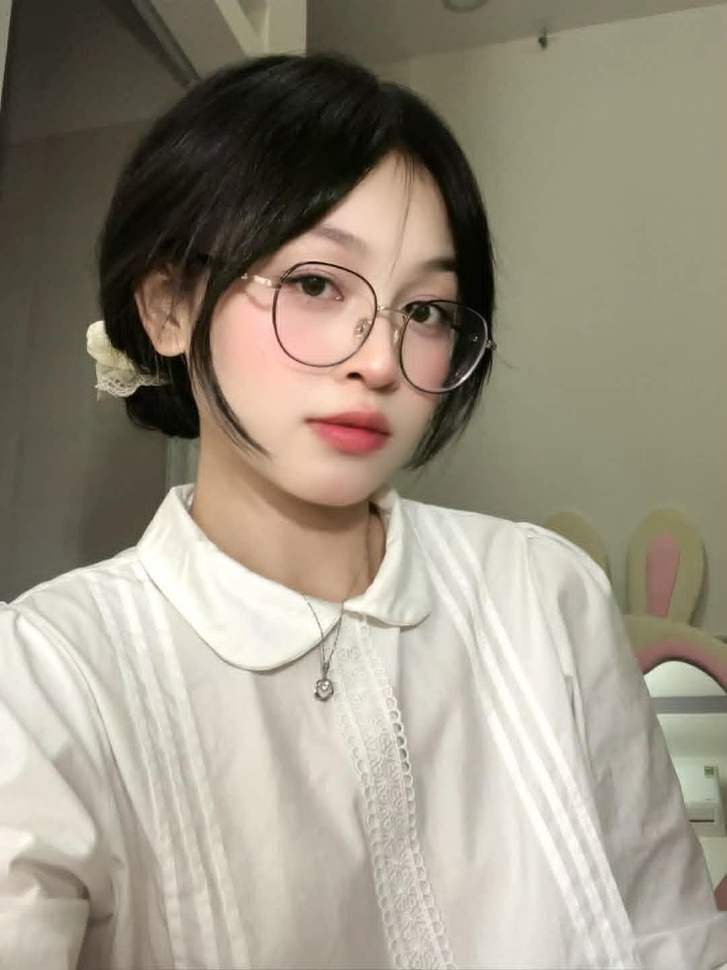
#> input picture test_vision_model/src.jpeg, 727 x 970 px, shrunk from 1080 x 1440 before the run
$ python check_photo_color.py ../test_vision_model/src.jpeg
#> lines starting #> are read from the running program, lines starting #| are printed output that depends on the picture
"""
Kiểm tra màu sắc của ảnh nhiếp ảnh (photography).

Các vấn đề được phát hiện:
  - QUA_CHOI   : Màu quá chói (saturation cao + cast ấm mạnh)
  - QUA_NHAT   : Màu quá nhạt (saturation quá thấp)
  - QUA_CU     : Màu quá cũ/faded (contrast thấp + saturation trung bình thấp)
  - QUA_NONG   : Màu quá nóng (luminance cao + cast đỏ/cam mạnh)
  - QUA_LANH   : Màu quá lạnh (R/B ratio thấp, kênh xanh lam áp đảo)
  - HARMONIOUS : Màu sắc hài hòa

Calibration từ ảnh mẫu:
  Màu sắc hài hòa : lum=144.1  sat=41.8%  rb=1.512  contrast=56.1 → HARMONIOUS
  màu quá chói    : lum=132.0  sat=65.8%  rb=2.082  contrast=63.8 → QUA_CHOI
  màu quá nhạt    : lum=129.6  sat=13.7%  rb=1.068  contrast=54.1 → QUA_NHAT
  Màu sắc quá cũ  : lum=144.4  sat=35.1%  rb=1.473  contrast=40.7 → QUA_CU
  Màu quá nóng    : lum=167.5  sat=56.4%  rb=2.028  contrast=55.0 → QUA_NONG

Thứ tự ưu tiên trong quyết định:
  1. sat < 25%                          → QUA_NHAT
  2. rb_ratio < 0.9                     → QUA_LANH
  3. contrast < 45 và sat < 45%         → QUA_CU
  4. lum > 155 và rb_ratio > 1.8        → QUA_NONG
  5. sat > 55% và rb_ratio > 1.9        → QUA_CHOI
  6. còn lại                            → HARMONIOUS
"""

from pathlib import Path

import numpy as np
from PIL import Image

# ---------------------------------------------------------------------------
# Ngưỡng (có thể override khi gọi check_photo_color)
# ---------------------------------------------------------------------------
DEFAULT_SAT_TOO_PALE      = 25.0   # %  HSV sat dưới mức này → quá nhạt
DEFAULT_SAT_TOO_VIVID     = 55.0   # %  HSV sat trên mức này (kết hợp cast) → quá chói
DEFAULT_CONTRAST_OLD      = 45.0   # std luminance dưới mức này → nguy cơ quá cũ
DEFAULT_SAT_OLD           = 45.0   # %  sat dưới mức này kết hợp contrast thấp → quá cũ
DEFAULT_LUM_WARM          = 155.0  # luminance trung bình trên mức này → nguy cơ quá nóng
DEFAULT_RB_WARM           = 1.8    # tỷ lệ R/B trên mức này → cast ấm mạnh
DEFAULT_RB_VIVID          = 1.9    # tỷ lệ R/B trên mức này kết hợp sat cao → quá chói
DEFAULT_RB_COLD           = 0.9    # tỷ lệ R/B dưới mức này → cast lạnh/xanh lam


def _compute_metrics(arr: np.ndarray) -> dict:
    """Tính các chỉ số màu sắc từ mảng numpy uint8 (H×W×3)."""
    f = arr.astype(float)
    r, g, b = f[:, :, 0], f[:, :, 1], f[:, :, 2]

    # Luminance theo Rec.601
    lum = 0.299 * r + 0.587 * g + 0.114 * b

    # HSV saturation
    cmax = np.maximum(np.maximum(r, g), b)
    cmin = np.minimum(np.minimum(r, g), b)
    delta = cmax - cmin
    sat_v = np.where(cmax > 0, delta / cmax, 0.0)

    mean_r, mean_g, mean_b = r.mean(), g.mean(), b.mean()
    mean_lum  = float(lum.mean())
    blown_pct = float((lum > 240).mean() * 100)
    sat_mean  = float(sat_v.mean() * 100)
    contrast  = float(lum.std())
    rb_ratio  = float(mean_r / (mean_b + 1e-6))

    avg_rgb   = (mean_r + mean_g + mean_b) / 3.0
    r_cast    = float(mean_r - avg_rgb)
    g_cast    = float(mean_g - avg_rgb)
    b_cast    = float(mean_b - avg_rgb)

    return {
        "mean_luminance": round(mean_lum, 1),
        "blown_pct":      round(blown_pct, 2),
        "sat_hsv_pct":    round(sat_mean, 1),
        "contrast_std":   round(contrast, 1),
        "rb_ratio":       round(rb_ratio, 3),
        "r_cast":         round(r_cast, 1),
        "g_cast":         round(g_cast, 1),
        "b_cast":         round(b_cast, 1),
        "mean_r":         round(mean_r, 1),
        "mean_g":         round(mean_g, 1),
        "mean_b":         round(mean_b, 1),
    }


def _classify(
    m: dict,
    sat_too_pale:  float,
    sat_too_vivid: float,
    contrast_old:  float,
    sat_old:       float,
    lum_warm:      float,
    rb_warm:       float,
    rb_vivid:      float,
    rb_cold:       float,
) -> tuple[str, list[str]]:
    """
    Phân loại ảnh dựa trên các chỉ số đo.
    Trả về (status, danh_sach_ly_do).
    """
    reasons: list[str] = []
    sat  = m["sat_hsv_pct"]
    lum  = m["mean_luminance"]
    ctr  = m["contrast_std"]
    rb   = m["rb_ratio"]

    # 1. Quá nhạt
    if sat < sat_too_pale:
        reasons.append(f"saturation={sat:.1f}% < {sat_too_pale}% (quá nhạt/desaturated)")
        return "QUA_NHAT", reasons

    # 2. Quá lạnh (blue/cyan cast)
    if rb < rb_cold:
        reasons.append(f"R/B ratio={rb:.3f} < {rb_cold} (cast xanh lam/lạnh mạnh)")
        return "QUA_LANH", reasons

    # 3. Quá cũ / faded
    if ctr < contrast_old and sat < sat_old:
        reasons.append(f"contrast_std={ctr:.1f} < {contrast_old} (độ tương phản thấp)")
        reasons.append(f"saturation={sat:.1f}% < {sat_old}% (màu phai)")
        return "QUA_CU", reasons

    # 4. Quá nóng (warm cast + sáng)
    if lum > lum_warm and rb > rb_warm:
        reasons.append(f"luminance={lum:.1f} > {lum_warm} (ảnh sáng)")
        reasons.append(f"R/B ratio={rb:.3f} > {rb_warm} (cast đỏ/cam mạnh)")
        return "QUA_NONG", reasons

    # 5. Quá chói (saturation cao + warm cast)
    if sat > sat_too_vivid and rb > rb_vivid:
        reasons.append(f"saturation={sat:.1f}% > {sat_too_vivid}% (màu rực/chói)")
        reasons.append(f"R/B ratio={rb:.3f} > {rb_vivid} (cast ấm mạnh)")
        return "QUA_CHOI", reasons

    # 6. Hài hòa
    reasons.append("Các chỉ số luminance, saturation, contrast và color cast đều cân bằng")
    return "HARMONIOUS", reasons


def check_photo_color(
    image_path: str | Path,
    sat_too_pale:  float = DEFAULT_SAT_TOO_PALE,
    sat_too_vivid: float = DEFAULT_SAT_TOO_VIVID,
    contrast_old:  float = DEFAULT_CONTRAST_OLD,
    sat_old:       float = DEFAULT_SAT_OLD,
    lum_warm:      float = DEFAULT_LUM_WARM,
    rb_warm:       float = DEFAULT_RB_WARM,
    rb_vivid:      float = DEFAULT_RB_VIVID,
    rb_cold:       float = DEFAULT_RB_COLD,
) -> dict:
    """
    Kiểm tra màu sắc ảnh nhiếp ảnh.

    Args:
        image_path    : Đường dẫn tới file ảnh.
        sat_too_pale  : Ngưỡng saturation để coi là quá nhạt (%). Mặc định 25.
        sat_too_vivid : Ngưỡng saturation để coi là quá chói (%). Mặc định 55.
        contrast_old  : Ngưỡng contrast (std luminance) để coi là quá cũ. Mặc định 45.
        sat_old       : Ngưỡng saturation kết hợp để coi là quá cũ (%). Mặc định 45.
        lum_warm      : Ngưỡng luminance trung bình để coi là quá nóng. Mặc định 155.
        rb_warm       : Ngưỡng R/B ratio để coi là cast ấm. Mặc định 1.8.
        rb_vivid      : Ngưỡng R/B ratio để coi là quá chói. Mặc định 1.9.
        rb_cold       : Ngưỡng R/B ratio để coi là cast lạnh (xanh lam). Mặc định 0.9.

    Returns:
        dict gồm:
            - status  (str)  : "HARMONIOUS" | "QUA_CHOI" | "QUA_NHAT" | "QUA_CU" | "QUA_NONG" | "QUA_LANH"
            - is_ok   (bool) : True nếu status == "HARMONIOUS"
            - reasons (list) : Danh sách lý do phân loại
            - metrics (dict) : Các chỉ số đo lường chi tiết
    """
#> called with image_path = '../test_vision_model/src.jpeg', sat_too_pale = 25, sat_too_vivid = 55, contrast_old = 45, sat_old = 45, lum_warm = 155, rb_warm = 1.8, rb_vivid = 1.9
    img = Image.open(image_path).convert("RGB")
#> img is the input picture: PIL image 727x970 RGB; mean R, G, B 153.8, 146.1, 130.4
    arr = np.array(img)
    metrics = _compute_metrics(arr)
#> in _compute_metrics, `r, g, b = f[:, :, 0], f[:, :, 1], f[:, :, 2]`:
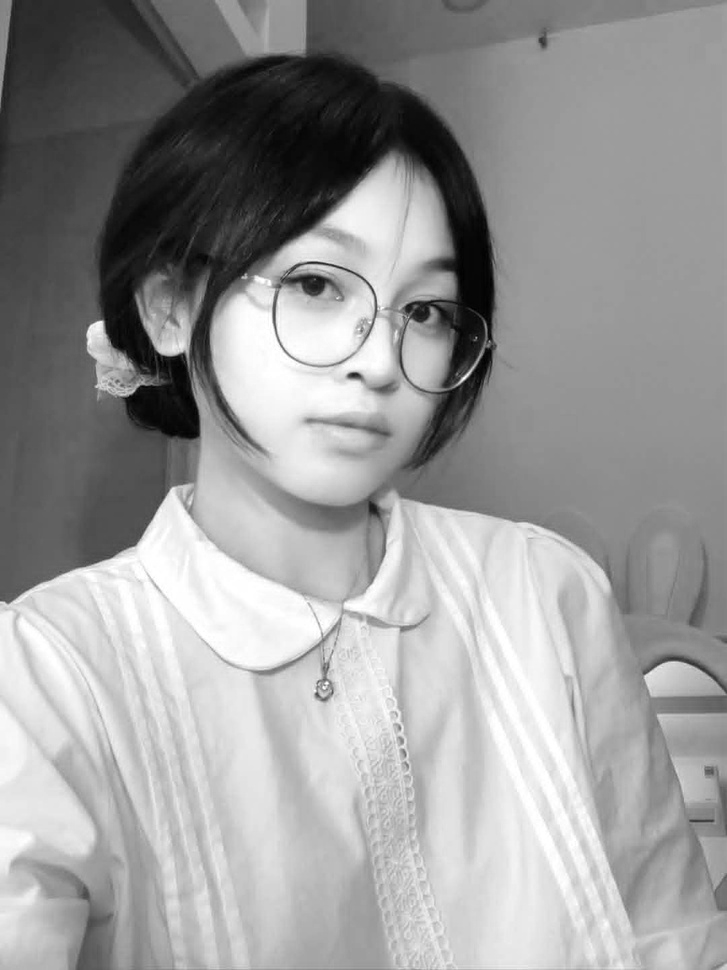
#> r: shape (970, 727) float64; min 0, max 255, mean 153.8
#> in _compute_metrics, `r, g, b = f[:, :, 0], f[:, :, 1], f[:, :, 2]`:
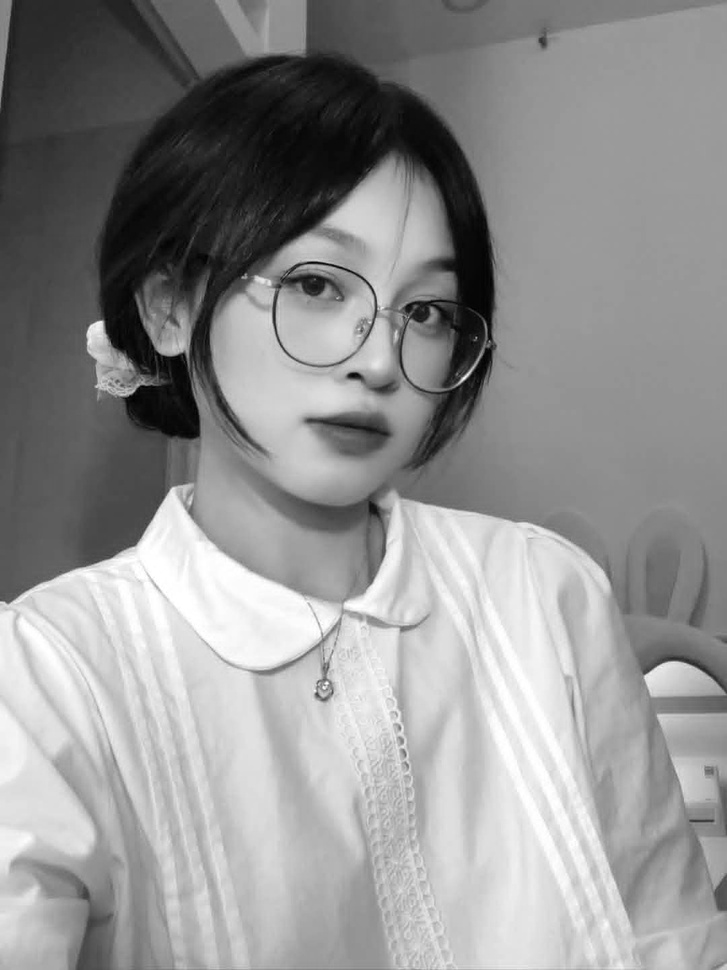
#> g: shape (970, 727) float64; min 0, max 255, mean 146.1
#> in _compute_metrics, `r, g, b = f[:, :, 0], f[:, :, 1], f[:, :, 2]`:
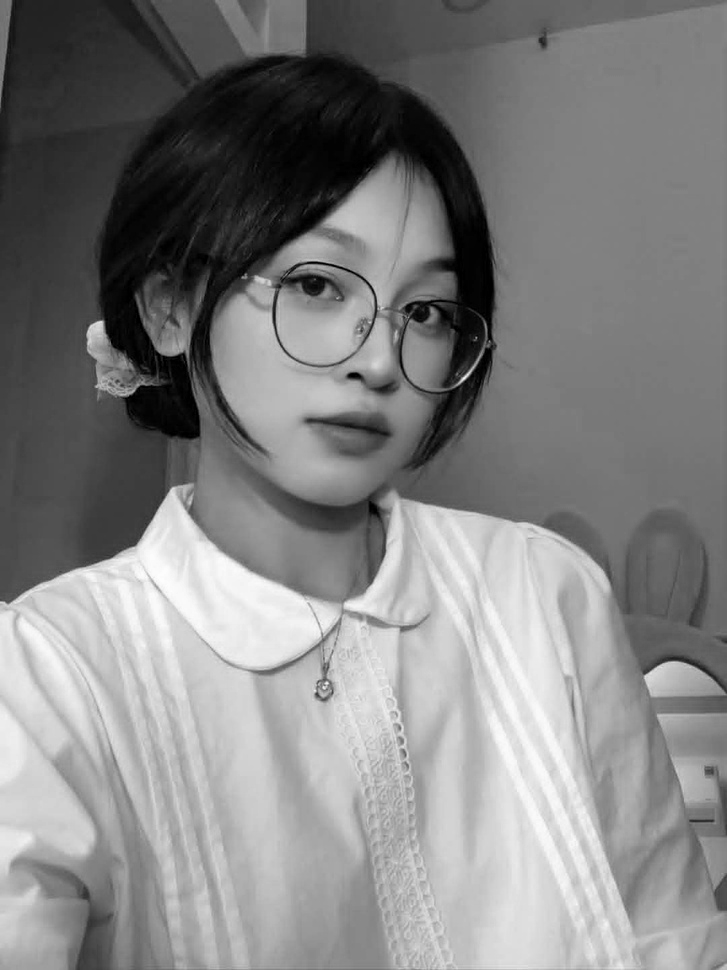
#> b: shape (970, 727) float64; min 0, max 253, mean 130.4
#> in _compute_metrics, `delta = cmax - cmin`:
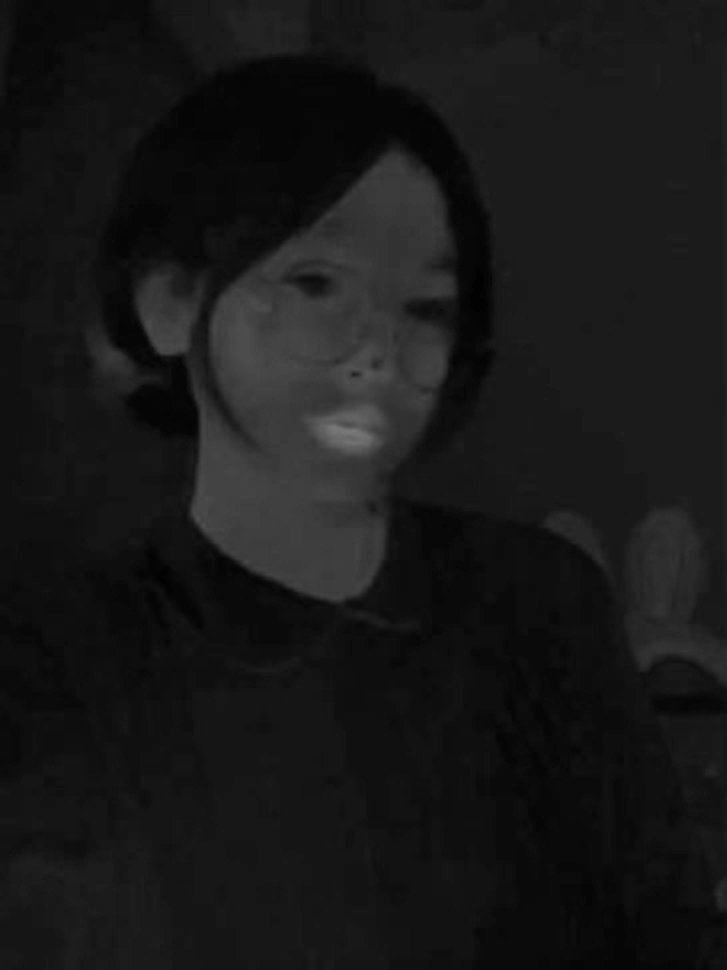
#> delta: shape (970, 727) float64; min 0, max 122, mean 23.6
#> in _compute_metrics, `sat_v = np.where(cmax > 0, delta / cmax, 0.0)`:
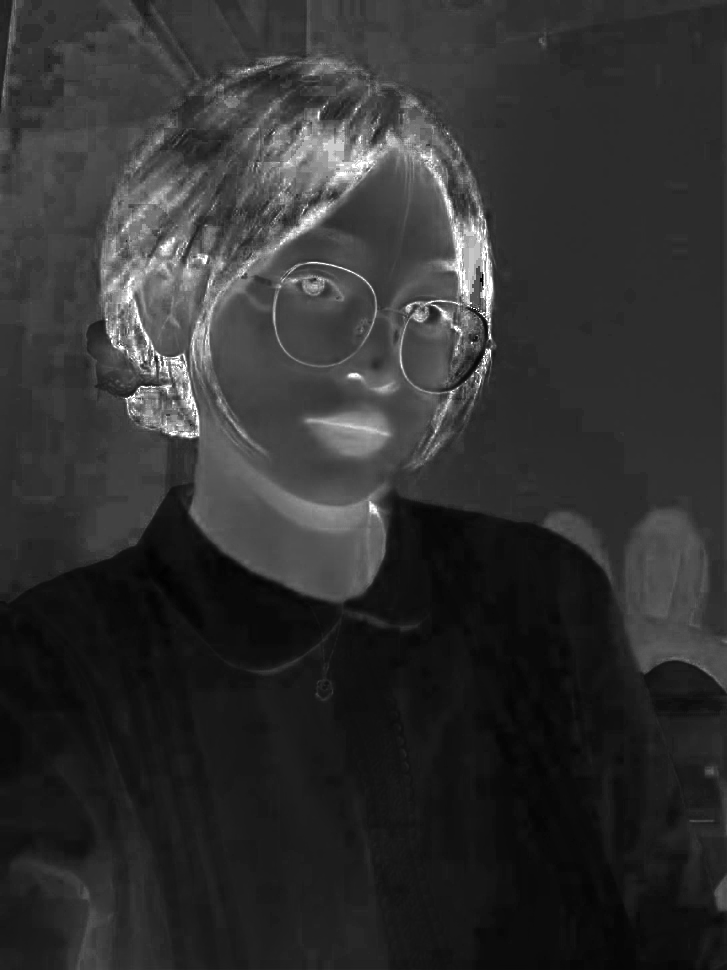
#> sat_v: shape (970, 727) float64; min 0, max 1, mean 0.193
#> in _compute_metrics, `mean_r, mean_g, mean_b = r.mean(), g.mean(), b.mean()`: mean_r = 153.8; mean_g = 146.1; mean_b = 130.4
#> in _compute_metrics, `mean_lum  = float(lum.mean())`: mean_lum = 146.6
#> in _compute_metrics, `blown_pct = float((lum > 240).mean() * 100)`: blown_pct = 3.7
#> in _compute_metrics, `sat_mean  = float(sat_v.mean() * 100)`: sat_mean = 19.32
#> in _compute_metrics, `contrast  = float(lum.std())`: contrast = 64.68
#> in _compute_metrics, `rb_ratio  = float(mean_r / (mean_b + 1e-6))`: rb_ratio = 1.18
#> in _compute_metrics, `avg_rgb   = (mean_r + mean_g + mean_b) / 3.0`: avg_rgb = 143.4
#> in _compute_metrics, `r_cast    = float(mean_r - avg_rgb)`: r_cast = 10.37
#> in _compute_metrics, `g_cast    = float(mean_g - avg_rgb)`: g_cast = 2.7
#> in _compute_metrics, `b_cast    = float(mean_b - avg_rgb)`: b_cast = -13.07
#> metrics = 11 items
    status, reasons = _classify(
        metrics,
        sat_too_pale, sat_too_vivid,
        contrast_old, sat_old,
        lum_warm, rb_warm, rb_vivid, rb_cold,
    )
#> in _classify, `sat  = m["sat_hsv_pct"]`: sat = 19.3
#> in _classify, `lum  = m["mean_luminance"]`: lum = 146.6
#> in _classify, `ctr  = m["contrast_std"]`: ctr = 64.7
#> in _classify, `rb   = m["rb_ratio"]`: rb = 1.18
#> status = 'QUA_NHAT'; reasons = 1 item
    return {
        "status":  status,
        "is_ok":   status == "HARMONIOUS",
        "reasons": reasons,
        "metrics": metrics,
    }


# Nhãn hiển thị tiếng Việt
_STATUS_LABEL = {
    "HARMONIOUS": "Màu sắc hài hòa",
    "QUA_CHOI":   "Màu quá chói",
    "QUA_NHAT":   "Màu quá nhạt",
    "QUA_CU":     "Màu quá cũ",
    "QUA_NONG":   "Màu quá nóng",
    "QUA_LANH":   "Màu quá lạnh",
}


if __name__ == "__main__":
    import sys

    paths = sys.argv[1:] if len(sys.argv) > 1 else []

    if not paths:
        base = Path(__file__).parent
        paths = [
            base / "Màu sắc hài hòa.png",
            base / "màu quá chói.png",
            base / "màu quá nhạt.png",
            base / "Màu sắc quá cũ.png",
            base / "Màu quá nóng.png",
        ]

    for path in paths:
        result = check_photo_color(path)
#> result = 4 items
        status = result["status"]
#> status = 'QUA_NHAT'
        label  = _STATUS_LABEL.get(status, status)
#> label = 'Màu quá nhạt'
        icon   = "OK" if result["is_ok"] else "!!"
#> icon = '!!'
        m      = result["metrics"]
#> m = 11 items

        print(f"\n[{icon}] {Path(path).name}")
#| [!!] src.jpeg
        print(f"     Kết quả : {label} ({status})")
#|      Kết quả : Màu quá nhạt (QUA_NHAT)
        print(f"     Lý do   : {' | '.join(result['reasons'])}")
#|      Lý do   : saturation=19.3% < 25.0% (quá nhạt/desaturated)
        print(
            f"     Metrics : lum={m['mean_luminance']}  sat={m['sat_hsv_pct']}%"
            f"  contrast={m['contrast_std']}  R/B={m['rb_ratio']}"
        )
#|      Metrics : lum=146.6  sat=19.3%  contrast=64.7  R/B=1.18
